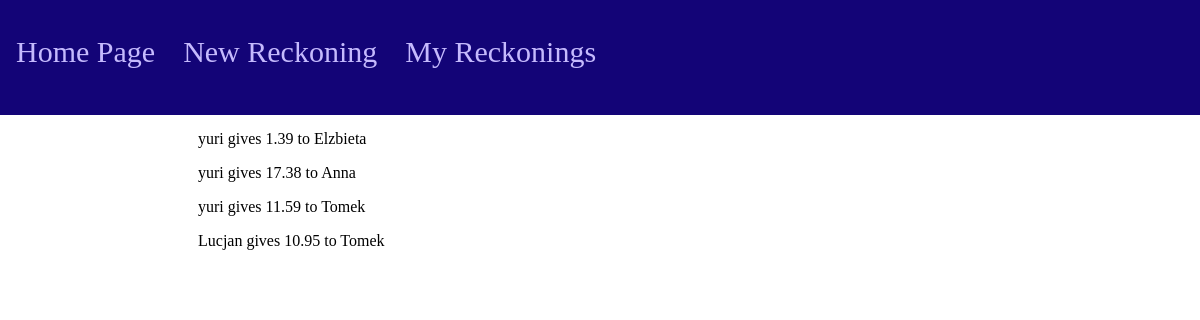
/Jim/transactions, run on the app's committed database.
### main/models.py (models this page shows)
class Person(models.Model):
    sheet = models.ForeignKey(Sheet, on_delete=models.CASCADE)
    name = models.CharField(max_length=20)
    balance = models.FloatField(default=0)
    def __str__(self):
        return self.name

### main/views.py (the view)
# urls.py: path('<str:name>/transactions', views.transactions, name="transactions")
def transactions(response, name):
    view = Sheet.objects.get(name=name)
    debtors = [person for person in Person.objects.filter(sheet=view) if person.balance > 0]
    collectors = [person for person in Person.objects.filter(sheet=view) if person.balance < 0]
    debtors.sort(reverse=True, key=PersonCmp)
    collectors.sort(reverse=True, key=PersonCmp)
    print(debtors)
    print(collectors)
    actions = []
    while len(debtors) and len(collectors):
        if debtors[0].balance < collectors[0].balance * -1:
            actions.append(transaction(debtors[0].name,str(round(debtors[0].balance,2)),collectors[0].name))
            collectors[0].balance += debtors[0].balance
            debtors.pop(0)
        elif debtors[0].balance == collectors[0].balance * -1:
            actions.append(transaction(debtors[0].name,str(round(debtors[0].balance,2)),collectors[0].name))
            collectors.pop(0)
            debtors.pop(0)
        else:
            actions.append(transaction(debtors[0].name,str(round(collectors[0].balance * -1,2)),collectors[0].name))
            debtors[0].balance += collectors[0].balance
            collectors.pop(0)
    print(actions)
    return render(response, 'main/transactions.html', {"actions": actions})

### main/views.py (called while the page is built)
def PersonCmp(p1):
    return p1.balance

### main/templates/main/transactions.html
{% extends 'main/base.html' %}
{% block content %}
    <div>
        {% for action in actions %}
            <p>{{action.debtor}} gives {{action.value}} to {{action.collector}}</p>
        {% endfor %}
    </div>
{% endblock %}

### data on the page
Person: debtor "yuri" "yuri" "yuri"
Person: collector "Elzbieta"
Person: collector "Anna"
Person: collector "Tomek" "Tomek"
Person: debtor "Lucjan"

### other printed values
{{ action.value }} "1.39" "17.38" "11.59" "10.95"
